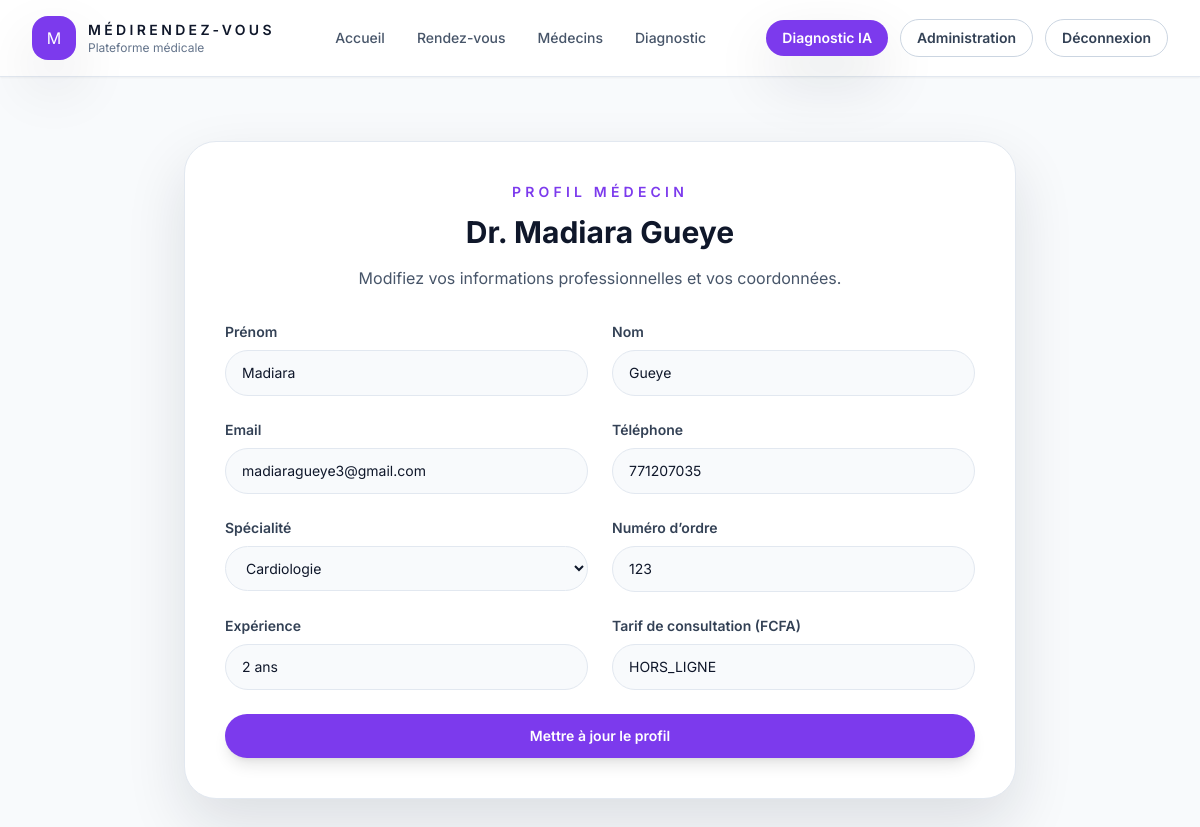
Screenshot of /medecin/3/profile (signed in) with the database file from the repository.
### app/models.py (models this page shows)
class Medecin(db.Model):
    __tablename__ = 'medecin'
    id = db.Column(db.Integer, primary_key=True)
    user_id = db.Column(db.Integer, db.ForeignKey('user.id', name="fk_medecin_user"), nullable=True)
    prenom = db.Column(db.String(80))
    nom = db.Column(db.String(100), nullable=False)
    specialite = db.Column(db.String(100), nullable=False)
    specialite_id = db.Column(db.Integer, db.ForeignKey('specialite.id', name="fk_medecin_specialite"), nullable=True)
    prix = db.Column(db.String(50), nullable=False)
    email = db.Column(db.String(120))
    telephone = db.Column(db.String(30))
    numero_ordre = db.Column(db.String(80))
    experience = db.Column(db.String(80))
    disponibilites = db.relationship('Disponibilite', backref='medecin_rel', lazy=True)
    rendezvous_list = db.relationship('RendezVous', backref='medecin', lazy=True)
    consultations = db.relationship('Consultation', backref='medecin_rel', lazy=True)

### app/routes.py (the view, shortened to what this page needs)
@app.route('/medecin/<int:id>/profile', methods=['GET', 'POST'])
@login_required(role=['medecin', 'admin'])
def medecin_profile(id):
    medecin = Medecin.query.get_or_404(id)
    specialites = Specialite.query.order_by(Specialite.nom).all()
    if current_user.role == 'medecin' and (not current_user.medecin or current_user.medecin.id != id):
        return redirect(url_for('home'))
    return render_template('medecin_profile.html', medecin=medecin, specialites=specialites)

### app/routes.py (called while the page is built)
@login_manager.user_loader
def load_user(user_id):
    return User.query.get(int(user_id))

def login_required(role=None):
    def decorator(func):
        @wraps(func)
        def wrapper(*args, **kwargs):
            if not current_user.is_authenticated:
                return redirect(url_for('login'))
            if not current_user.actif:
                logout_user()
                flash('Compte désactivé. Contactez l’administrateur.', 'danger')
                return redirect(url_for('login'))
            if role is not None:
                allowed_roles = role if isinstance(role, (list, tuple)) else [role]
                if current_user.role not in allowed_roles:
                    flash('Accès refusé.', 'danger')
                    return redirect(url_for('home'))
            return func(*args, **kwargs)
        return wrapper
    return decorator

### app/templates/medecin_profile.html (shortened to what this page needs)
{% extends "base.html" %}
{% block content %}
<section class="mx-auto max-w-4xl px-4 py-16 sm:px-6 lg:px-8">
  <div class="rounded-[2rem] border border-slate-200 bg-white p-10 shadow-soft">
    <div class="mb-8 text-center">
      <p class="text-sm font-semibold uppercase tracking-[0.3em] text-violet-600">Profil médecin</p>
      <h1 class="mt-3 text-3xl font-bold text-slate-900">Dr. {{ medecin.prenom }} {{ medecin.nom }}</h1>
      <p class="mt-4 text-slate-600">Modifiez vos informations professionnelles et vos coordonnées.</p>
    </div>
    <form method="POST" action="{{ url_for('medecin_profile', id=medecin.id) }}" class="space-y-6">
      <div class="grid gap-6 sm:grid-cols-2">
        <div>
          <label class="mb-2 block text-sm font-semibold text-slate-700">Prénom</label>
          <input type="text" name="prenom" value="{{ medecin.prenom }}" required class="w-full rounded-[1.5rem] border border-slate-200 bg-slate-50 px-4 py-3 text-sm text-slate-900 focus:border-violet-500 focus:ring-2 focus:ring-violet-100">
        </div>
        <div>
          <label class="mb-2 block text-sm font-semibold text-slate-700">Nom</label>
          <input type="text" name="nom" value="{{ medecin.nom }}" required class="w-full rounded-[1.5rem] border border-slate-200 bg-slate-50 px-4 py-3 text-sm text-slate-900 focus:border-violet-500 focus:ring-2 focus:ring-violet-100">
        </div>
      </div>
      <div class="grid gap-6 sm:grid-cols-2">
        <div>
          <label class="mb-2 block text-sm font-semibold text-slate-700">Email</label>
          <input type="email" name="email" value="{{ medecin.email }}" required class="w-full rounded-[1.5rem] border border-slate-200 bg-slate-50 px-4 py-3 text-sm text-slate-900 focus:border-violet-500 focus:ring-2 focus:ring-violet-100">
        </div>
        <div>
          <label class="mb-2 block text-sm font-semibold text-slate-700">Téléphone</label>
          <input type="text" name="telephone" value="{{ medecin.telephone or '' }}" class="w-full rounded-[1.5rem] border border-slate-200 bg-slate-50 px-4 py-3 text-sm text-slate-900 focus:border-violet-500 focus:ring-2 focus:ring-violet-100">
        </div>
      </div>
      <div class="grid gap-6 sm:grid-cols-2">
        <div>
          <label class="mb-2 block text-sm font-semibold text-slate-700">Spécialité</label>
          <select name="specialite" class="w-full rounded-[1.5rem] border border-slate-200 bg-slate-50 px-4 py-3 text-sm text-slate-900 focus:border-violet-500 focus:ring-2 focus:ring-violet-100">
            {% for s in specialites %}
              <option value="{{ s.nom }}" {% if (medecin.specialite_rel and medecin.specialite_rel.nom == s.nom) or medecin.specialite == s.nom %}selected{% endif %}>
                {{ s.nom }}
              </option>
            {% endfor %}
          </select>
        </div>
        <div>
          <label class="mb-2 block text-sm font-semibold text-slate-700">Numéro d’ordre</label>
          <input type="text" name="numero_ordre" value="{{ medecin.numero_ordre or '' }}" class="w-full rounded-[1.5rem] border border-slate-200 bg-slate-50 px-4 py-3 text-sm text-slate-900 focus:border-violet-500 focus:ring-2 focus:ring-violet-100">
        </div>
      </div>
      <div class="grid gap-6 sm:grid-cols-2">
        <div>
          <label class="mb-2 block text-sm font-semibold text-slate-700">Expérience</label>
          <input type="text" name="experience" value="{{ medecin.experience or '' }}" class="w-full rounded-[1.5rem] border border-slate-200 bg-slate-50 px-4 py-3 text-sm text-slate-900 focus:border-violet-500 focus:ring-2 focus:ring-violet-100" placeholder="Ex : 12 ans en chirurgie">
        </div>
        <div>
          <label class="mb-2 block text-sm font-semibold text-slate-700">Tarif de consultation (FCFA)</label>
          <input type="text" name="prix" value="{{ medecin.prix or '' }}" placeholder="Ex: 5000" class="w-full rounded-[1.5rem] border border-slate-200 bg-slate-50 px-4 py-3 text-sm text-slate-900 focus:border-violet-500 focus:ring-2 focus:ring-violet-100">
        </div>
      </div>
      <button type="submit" class="inline-flex w-full items-center justify-center rounded-full bg-violet-600 px-6 py-3 text-sm font-semibold text-white shadow-lg transition hover:bg-violet-700">Mettre à jour le profil</button>
    </form>
  </div>
</section>
{% endblock %}

### rows the page displays
Medecin: prenom "Madiara", nom "Gueye", email "madiaragueye3@gmail.com", telephone "771207035", numero_ordre "123", experience "2 ans", prix "HORS_LIGNE"

### other values shown
form field specialite "Cardiologie"
